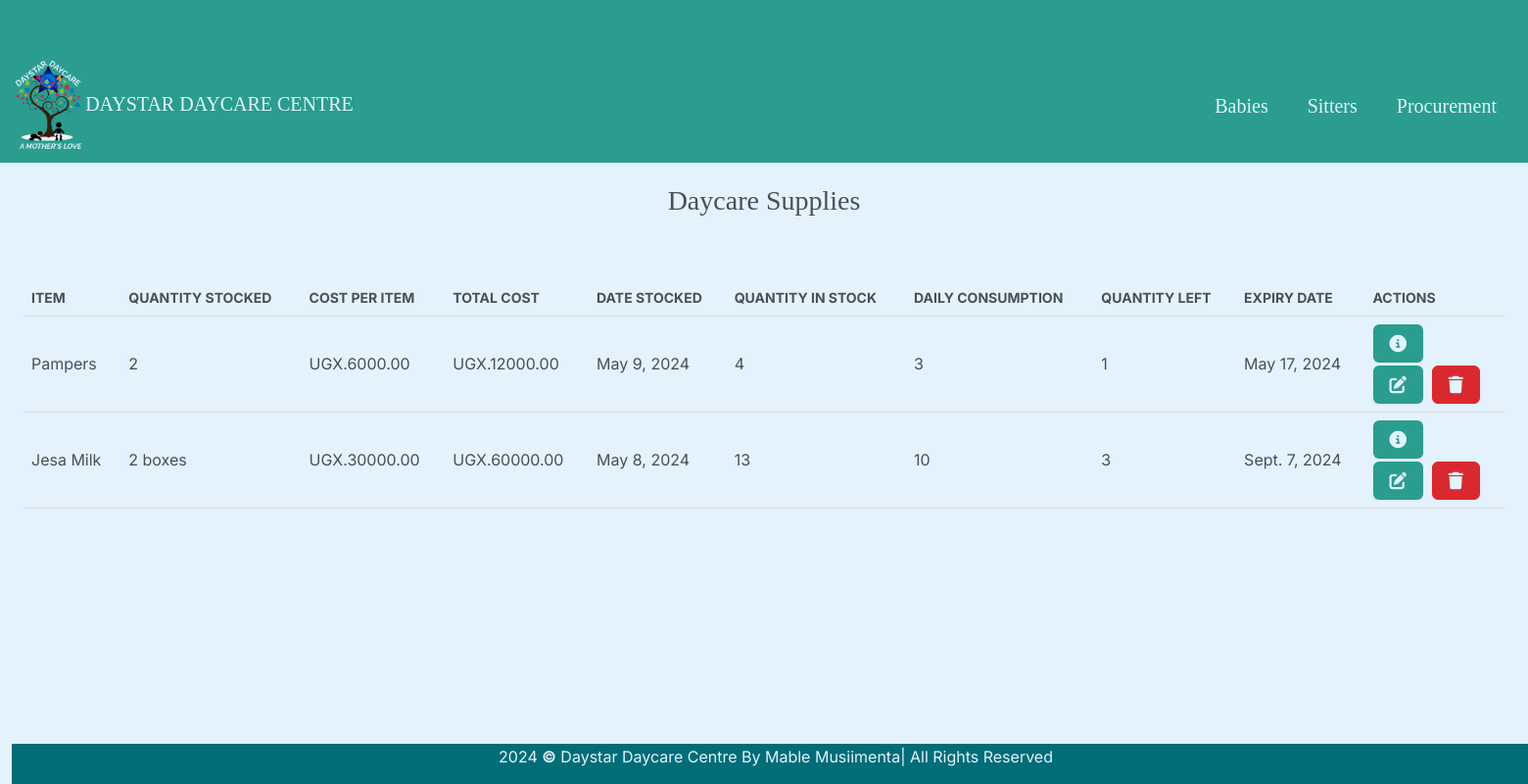
The app's page /supply/, older data.
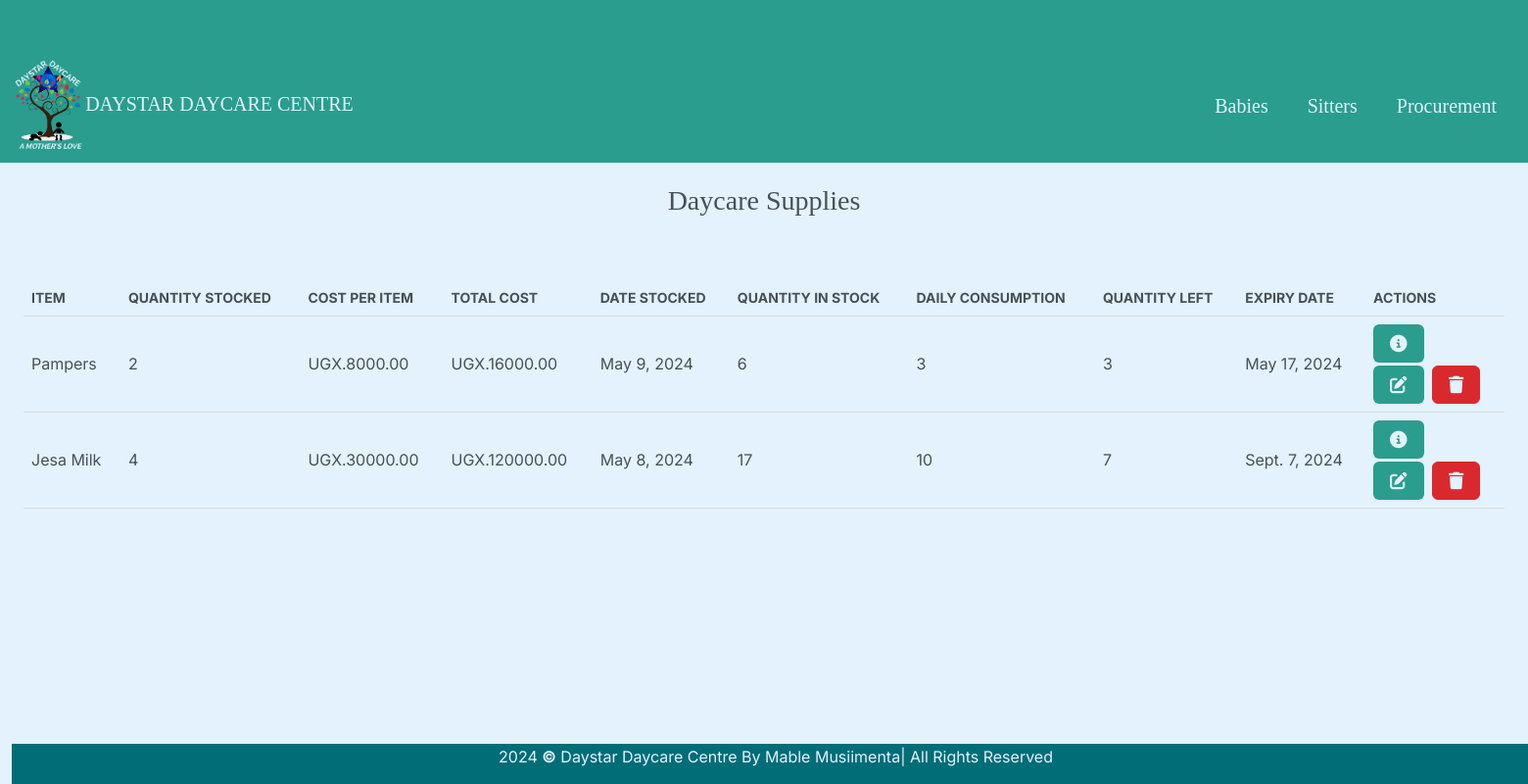
The same page, newer data.
### daystarapp/models.py (models this page shows, shortened)
class Supply(models.Model):
    item = models.CharField(max_length=100, verbose_name="Item")
    qty_stocked = models.IntegerField(verbose_name="Quantity Stocked")
    cost_per_item = models.DecimalField(max_digits=10, decimal_places=2, verbose_name="Cost Per Item")
    total_cost = models.DecimalField(max_digits=10, decimal_places=2, verbose_name="Total Cost")
    date_stocked = models.DateField(verbose_name="Date Stocked")
    qty_on_hand = models.IntegerField(verbose_name="Quantity In Stock")
    consumed_today = models.IntegerField(verbose_name="Daily Consumption")
    qty_left = models.IntegerField(verbose_name="Quantity Left")
    expiry_date = models.DateField(verbose_name="Expiry Date")

### daystarapp/views.py (the view)
# urls.py: path("supply/", views.supply, name="supply"),
def supply(request):
    return render(request, "supplies/supply.html", {"supplies": Supply.objects.all()} )

### daystarapp/templates/supplies/supply.html (shortened to what this page needs)
{% extends "babies/base.html" %}
{% block body %}
<div class="container-fluid" style="padding-top: 80px;">
    <h3 class="m-2" style="text-align: center; font-family:serif;">Daycare Supplies</h3>
    <div class="row">
        <div class="col-12">
            {% if supplies %}
                <div class="table-responsive">
                    <table>
                        <thead>
                            <tr>
                                <th scope="col">Item</th>
                                <th scope="col">Quantity Stocked</th>
                                <th scope="col">Cost Per Item</th>
                                <th scope="col">Total Cost</th>
                                <th scope="col">Date Stocked</th>
                                <th scope="col">Quantity In Stock</th>
                                <th scope="col">Daily Consumption</th>
                                <th scope="col">Quantity Left</th>
                                <th scope="col">Expiry Date</th>
                                <th scope="col">ACTIONS</th>
                            </tr>
                        </thead>
                        <tbody>
                            {% for supply in supplies %}
                                <tr>
                                    <td>{{ supply.item }}</td>
                                    <td>{{ supply.qty_stocked }}</td>
                                    <td>UGX.{{ supply.cost_per_item }}</td>
                                    <td>UGX.{{ supply.total_cost }}</td>
                                    <td>{{ supply.date_stocked }}</td>
                                    <td>{{ supply.qty_on_hand }}</td>
                                    <td>{{ supply.consumed_today }}</td>
                                    <td>{{ supply.qty_left }}</td>
                                    <td>{{ supply.expiry_date }}</td>
                                    <td>
                                        <button type="button" class="btn me-1" href="{% url 'view_supply' supply.id %}" data-bs-toggle="modal" data-bs-target="#myModal{{supply.id}}" style="background-color: #2a9d8f; color:#e3f2fd;  margin-bottom:3px;"></button><br>
                                        <a class="btn me-1" href="{% url 'editts' supply.id %}" style="background-color: #2a9d8f; color:#e3f2fd;">
                                        </a>
                                        <button type="button" class="btn btn-danger" data-bs-toggle="modal" data-bs-target="#deletees{{supply.id}}" style="color: #e3f2fd;">
                                        </button>
                                    </td>
                                </tr>
                            {% endfor %}
                        </tbody>
                    </table>
                </div>
            {% else %}
                <h5 class="alert alert-primary ms-4 me-4">No Supply Records</h5>
            {% endif %}
        </div>
    </div>
</div>
{% endblock %}

Row changes from the older to the newer data that the page shows:
changed Supply "Pampers": cost_per_item "6000.00" → "8000.00"; total_cost "12000.00" → "16000.00"; qty_on_hand "4" → "6"; qty_left "1" → "3"
changed Supply "Jesa Milk": qty_stocked "2 boxes" → "4"; total_cost "60000.00" → "120000.00"; qty_on_hand "13" → "17"; qty_left "3" → "7"
